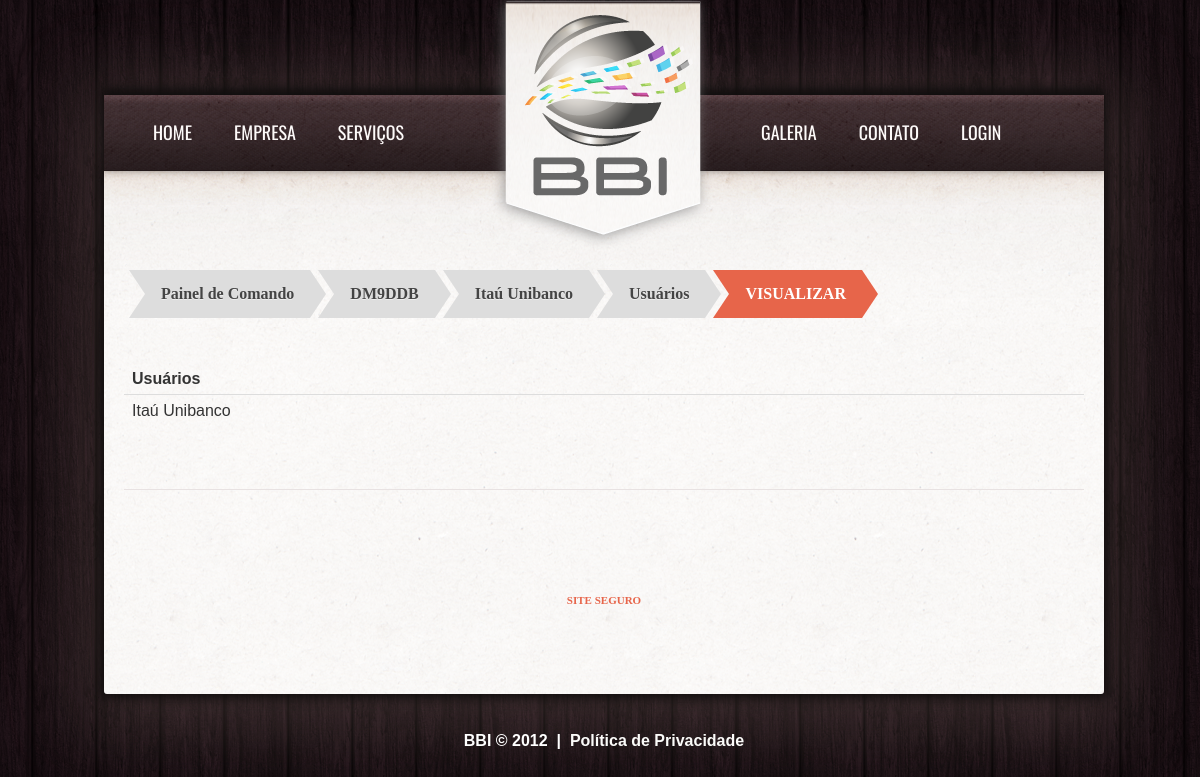
The page /verUsuarios.php?c=67&cm=16 (signed in) on the database its author committed.
### tables this page shows
CREATE TABLE IF NOT EXISTS `usuariomaster` (
  `codMaster` int(11) NOT NULL AUTO_INCREMENT,
  `nomeMaster` varchar(250) NOT NULL,
  `loginMaster` varchar(250) NOT NULL,
  `senhaMaster` varchar(250) NOT NULL,
  `imgMaster` varchar(250) NOT NULL,
  PRIMARY KEY (`codMaster`)
);

CREATE TABLE IF NOT EXISTS `clientes` (
  `codCLIENTE` int(10) NOT NULL AUTO_INCREMENT,
  `nomeCLIENTE` varchar(255) NOT NULL,
  `loginCLIENTE` varchar(255) NOT NULL,
  `senhaCLIENTE` varchar(255) NOT NULL,
  `usuarioTABLEAU` varchar(255) NOT NULL,
  `imgUSUARIO` varchar(255) NOT NULL,
  `codMaster` int(11) NOT NULL,
  PRIMARY KEY (`codCLIENTE`)
);

CREATE TABLE IF NOT EXISTS `usuariosimples` (
  `codSimples` int(11) NOT NULL AUTO_INCREMENT,
  `nomeUsuarioSP` varchar(250) NOT NULL,
  `senhaUsuarioSP` varchar(250) NOT NULL,
  `codCLIENTE` int(11) NOT NULL,
  `loginUsuarioSP` varchar(250) NOT NULL,
  `nomeCLIENTE` varchar(250) NOT NULL,
  `usuarioTABLEAU` varchar(250) NOT NULL,
  `imgUSUARIO` varchar(250) NOT NULL,
  `codMaster` int(11) NOT NULL,
  PRIMARY KEY (`codSimples`)
);

### verUsuarios.php (the view, shortened to what this page needs)
<?php require_once('Connections/conexao.php'); ?>
<?php
if (!function_exists("GetSQLValueString")) {
function GetSQLValueString($theValue, $theType, $theDefinedValue = "", $theNotDefinedValue = "")
{
  $theValue = function_exists("mysql_real_escape_string") ? mysql_real_escape_string($theValue) : mysql_escape_string($theValue);
  switch ($theType) {
    case "long":
    case "int":
      $theValue = ($theValue != "") ? intval($theValue) : "NULL";
      break;
  }
  return $theValue;
}
}
$maxRows_Recordset1 = 10;
$pageNum_Recordset1 = 0;
$startRow_Recordset1 = $pageNum_Recordset1 * $maxRows_Recordset1;
$colname_Recordset1 = "-1";
if (isset($_GET['c'])) {
  $colname_Recordset1 = $_GET['c'];
}
$query_Recordset1 = sprintf("SELECT * FROM usuariosimples WHERE codCLIENTE = %s", GetSQLValueString($colname_Recordset1, "int"));
$query_limit_Recordset1 = sprintf("%s LIMIT %d, %d", $query_Recordset1, $startRow_Recordset1, $maxRows_Recordset1);
$Recordset1 = mysql_query($query_limit_Recordset1, $conexao) or die(mysql_error());
$row_Recordset1 = mysql_fetch_assoc($Recordset1);
if (isset($_GET['totalRows_Recordset1'])) {
  $totalRows_Recordset1 = $_GET['totalRows_Recordset1'];
} else {
  $all_Recordset1 = mysql_query($query_Recordset1);
  $totalRows_Recordset1 = mysql_num_rows($all_Recordset1);
}
$colname_Recordset2mast = "-1";
if (isset($_GET['cm'])) {
  $colname_Recordset2mast = $_GET['cm'];
}
$query_Recordset2mast = sprintf("SELECT * FROM usuariomaster WHERE codMaster = %s", GetSQLValueString($colname_Recordset2mast, "int"));
$Recordset2mast = mysql_query($query_Recordset2mast, $conexao) or die(mysql_error());
$row_Recordset2mast = mysql_fetch_assoc($Recordset2mast);
$colname_Recordset2 = "-1";
if (isset($_GET['c'])) {
  $colname_Recordset2 = $_GET['c'];
}
$query_Recordset2 = sprintf("SELECT * FROM clientes WHERE codCLIENTE = %s", GetSQLValueString($colname_Recordset2, "int"));
$Recordset2 = mysql_query($query_Recordset2, $conexao) or die(mysql_error());
$row_Recordset2 = mysql_fetch_assoc($Recordset2);
require_once('Connections/conexao.php'); ?>
<?php
$c = $_GET['c'];
$cm = $_GET['cm'];
?>
<!DOCTYPE html>
<html lang="en">
<head>
    <link rel="stylesheet" href="css/style.css">
     <link rel="stylesheet" href="css/demo.css">
</head>
<body id="page4">
<div class="bg">
   <header>
    	<div class="main">
		<a class="logo" href="index.html">BBI</a>
            <nav>
                <ul class="sf-menu">
                    <li><a href="index.html">HOME</a></li>
                    <li><a href="empresa.html">EMPRESA</a></li>
                    <li><a>SERVIÇOS</a>
                    </li>
                    <li class="menu-bot"><a href="galeria.html">GALERIA</a></li>
                    <li><a href="contato.html">CONTATO</a></li>
                    <li><a href="login.php">LOGIN</a></li>
                </ul>
            </nav>
        </div>
  </header>
    <section id="content">
    	<div class="bg2">
        	<div class="main">
           	  <div class="container_24 p42">
            <div class="pro_wrapper">
                <div class="grid_24">
        <ul id="pro_breadcrumbs-two">
    <li><span>Painel de Comando</span></li>
    <li><a href="areaClienteMaster.php?cod=<?php echo $c; ?>"><?php echo $row_Recordset2mast['nomeMaster']; ?></a></li>
     <li><a href="areaClientesub.php?c=<?php echo $c; ?>&cm=<?php echo $cm; ?>"><?php echo $row_Recordset2['nomeCLIENTE']; ?></a></li>
     <li><a href="administrarUsuarios.php?c=<?php echo $c; ?>&cm=<?php echo $cm; ?>">Usuários</a></li>
    <li><a class="current">Visualizar</a></li>
    </ul>
					</div>
						</div>
                        <div class="pro_wrapper-large">
                        </div>
              <div class="pro_wrapper">
                    <?php if ($totalRows_Recordset1 > 0) {  ?>
  <table class="pro_table">
    <thead>
      <tr>
        <th> Usuários </th>
        </tr>
    </thead>
    <tbody>
      <?php do { ?>
        <tr>
          <td> <?php echo $row_Recordset1['nomeUsuarioSP']; ?> </td>
        </tr>
        <?php } while ($row_Recordset1 = mysql_fetch_assoc($Recordset1)); ?>
    </tbody>
  </table>
  <?php }  ?>
                </div>
                  <div class="pro_wrapper-large">
                        </div>
     			<div class="wrapper p16">
                <article class="grid_24">
                  <div class="page1-box3 aligncenter">
<div id="DigiCertClickID_vBSOqKxV" data-language="en_US"></div>
	<a href="http://www.digicert.com/">site seguro</a>
                  </div>
                  </article>
              </div>
     			</div>
    		</div>
		</div>
  	</section>
</div>
    <footer>
        <div class="main">
        <div class="foot-page">
       	  BBI &copy; 2012 &nbsp;|&nbsp; <a class="link2" href="politica_privacidade.html">Política de Privacidade</a>
        </div>
        </div>
    </footer>
</body>
</html>

### css/style.css (style rules this page uses)
body { background: url(../images/main-bg.gif) repeat center 0; color:#333333; position:relative; min-width:1020px; font-family: Arial, Helvetica, sans-serif; font-size: 16px; line-height: 26px; }
html,body { height:100%; }
a { color:#e7654a; outline:none; cursor:pointer; text-decoration:none; }
.aligncenter { text-align:center; font-family: Arial, Helvetica, sans-serif; }
.main { width:1000px; padding:0; margin:0 auto; background:url(../images/content-bg.gif) repeat 0 0; position:relative; }
.bg2 { width:1000px; margin:0 auto; box-shadow: 0 0 11px 4px #100D0D; -webkit-box-shadow:0 0 11px 4px #100D0D; }
.wrapper { width:100%; overflow:hidden; }
.bg { box-shadow: 0 10px 70px 30px rgba(187, 153, 146, 0.2); -webkit-box-shadow:0 10px 70px 30px rgba(187, 153, 146, 0.2); width:1000px; margin:0 auto; }
.logo { display:block; width:232px; height:253px; position:absolute; top:-95px; z-index:999; left:383px; text-indent:-5000px; background:url(../images/logo.png) 0 0 no-repeat; }
header { width:100%; margin-top:95px; position:relative; z-index:2; }
header .main { box-shadow:0 -5px 10px 2px #100D0D; -webkit-box-shadow:0 -5px 10px 2px #100D0D; }
.sf-menu, .sf-menu * { margin: 0; padding: 0; list-style: none; }
nav { background:url(../images/menu-bg.gif) repeat-x 0 0 #291f21; min-height:75px; }
.sf-menu { line-height: 1.0; padding-top:16px; padding-left:27px; }
.sf-menu li { float: left; position: relative; background:url(../images/bg-15.png) repeat 0 0; border-radius:2px; -webkit-border-radius:2px; }
.sf-menu a { display: block; position: relative; font-family: 'Oswald', sans-serif; font-size:18px; line-height:22px; text-transform:uppercase; padding:10px 20px 10px 22px; color:#fdfaf9; }
.menu-bot { margin-left:315px; }
#content { width:100%; padding:0; position:relative; z-index:1; }
#content .main { padding-top: 100px; border-radius:3px; -webkit-border-radius:3px; }
.page1-box3 { overflow:hidden; }
.p16 { padding-bottom: 20px; border-top:1px solid #e8e2e2; padding-top:20px; }
footer { width:100%; padding:33px 0 30px; }
footer .main { background:none; }
.foot-page { text-align:center; color:#FFFFFF; vertical-align: bottom; line-height: 28px; font-weight: bold; }
.link2 { color:#fbfbf9; text-decoration:none; vertical-align: bottom; line-height: 28px; }
#DigiCertClickID_vBSOqKxV { font-family: "Century Gothic"; font-size: 10px; line-height: 30px; font-weight: bold; line-height: 30px; text-transform: uppercase; vertical-align: middle; height: 50px; margin-top: 15px; margin-bottom: 15px; }

### css/demo.css (style rules this page uses)
.container_24 .wrapper.p16 .grid_24 .page1-box3.aligncenter a { font-family: "Century Gothic"; font-size: 11px; line-height: 20px; font-weight: bold; text-transform: uppercase; color: #e7654a; margin-bottom: 15px; }

### css/grid.css (style rules this page uses)
.container_24 { margin-left:auto;margin-right:auto;width:960px }
.grid_1,.grid_2,.grid_3,.grid_4,.grid_5,.grid_6,.grid_7,.grid_8,.grid_9,.grid_10,.grid_11,.grid_12,.grid_13,.grid_14,.grid_15,.grid_16,.grid_17,.grid_18,.grid_19,.grid_20,.grid_21,.grid_22,.grid_23,.grid_24 { display:inline; float:left; position:relative; margin-left:5px; margin-right:5px; }
.container_24 .grid_24 { width:950px; }

### rows shown on the page
usuariomaster: nomeMaster "DM9DDB"
clientes: nomeCLIENTE "Itaú Unibanco"
usuariosimples: nomeUsuarioSP "Itaú Unibanco"
